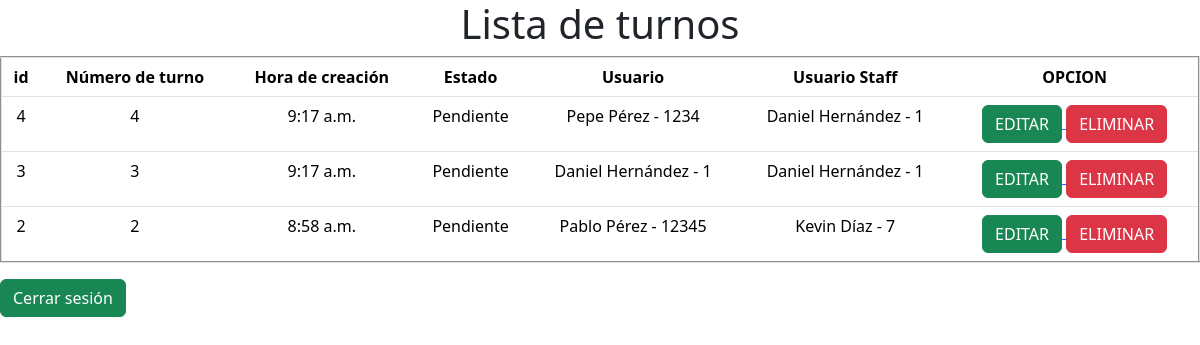
Page /turnos_pendientes/ (signed in) on the committed database.
### apps/turno/models.py (models this page shows, shortened)
class Turno(models.Model):
    id = models.AutoField(primary_key=True)
    numero_turno = models.IntegerField(unique=True)
    hora_creacion = models.TimeField(auto_now_add=True, auto_now=False)
    estado = models.ForeignKey(EstadoTurno, on_delete=models.CASCADE, null=False, blank=True)
    usuario = models.ForeignKey(User, on_delete=models.CASCADE, related_name='usuario', null=False)
    usuario_staff = models.ForeignKey(User, on_delete=models.CASCADE, related_name='usuario_staff', null=False, blank=True)
    class Meta:
        verbose_name = 'turno'
        verbose_name_plural = 'turnos'

class EstadoTurno(models.Model):
    nombre = models.CharField(max_length=20, blank=False, null=False, unique=True)
    def __str__(self):
        return self.nombre
    class Meta:
        verbose_name = 'estado_turno'
        verbose_name_plural = 'estados_turno'

### apps/usuario/models.py (models this page shows)
class User(AbstractUser):
    identificacion = models.IntegerField('Número de identificación', primary_key=True)
    nombres = models.CharField('Nombres', max_length=50, blank=True, null=True)
    apellidos = models.CharField('Apellidos', max_length=50, blank=True, null=True)
    celular = models.CharField('Número de celular', max_length=15, blank=True, null=True)
    foto = models.ImageField('Foto', upload_to='fotos', blank=True, null=True)
    REQUIRED_FIELDS = ['nombres', 'apellidos']
    class Meta:
        verbose_name = 'usuario'
        verbose_name_plural = verbose_name
    def __str__(self):
        return f'{self.nombres} {self.apellidos} - {self.identificacion}'

### apps/turno/views.py (the view)
# urls.py: path('turnos_pendientes/', TurnosPendientesView.as_view(), name='turnos_pendientes'),
class TurnosPendientesView(ListView):
    model = Turno
    template_name='turnos.html'
    def get_queryset(self):
        estado_pendiente = EstadoTurno.objects.get(nombre='Pendiente')
        turnos_pendientes = self.model.objects.filter(estado=estado_pendiente)
        turnos_pendientes_ordenados = turnos_pendientes.order_by('-hora_creacion')
        ultimos_turnos_pendientes = turnos_pendientes_ordenados[:5]
        return ultimos_turnos_pendientes

### templates/turnos.html (shortened to what this page needs)
{% load bootstrap5 %}
{% bootstrap_css %}
<!DOCTYPE html>
<html lang="en">
<head>
</head>
<body>
    {% block body %}
    <h1 class="text-center">
    </h1>
    <table border="2" class="table">
        <thead class="text-center">
            <tr class="text-center">
                <th>id</th>
                <th>Número de turno</th>
                <th>Hora de creación</th>
                <th>Estado</th>
                <th>Usuario</th>
                <th>Usuario Staff</th>
                {% if request.user.is_staff %}
                    <th>OPCION</th>
                {% endif %}
            </tr>
        </thead>
        <tbody class="text-center">
            {% for turno in object_list %}
            <tr>
                <td>{{ turno.id }}</td>
                <td>{{ turno.numero_turno }}</td>
                <td>{{ turno.hora_creacion }}</td>
                <td>{{ turno.estado }}</td>
                <td>{{ turno.usuario }}</td>
                <td>{{ turno.usuario_staff }}</td>
                {% if request.user.is_staff %}
                    <td><a href="{% url 'editar_turno' turno.id %}" class="">
                        <button class="btn btn-success">EDITAR</button>
                    </a>
                    <a href="{% url 'eliminar_turno' turno.id %}" class="">
                        <button class="btn btn-danger">ELIMINAR</button>
                    </a></td>
                {% endif %}
            </tr>
            {% endfor %}
        </tbody>
    </table>
    {% endblock body %}
    {% if request.user.is_authenticated %}
        <td><a href="{% url 'logout' %}" class="">
            <button class="btn btn-success">Cerrar sesión</button>
        </a>
    {% endif %}
</body>
</html>

### rows in the picture
Turno: id "4", numero_turno "4", hora_creacion "9:17 a.m.", estado "Pendiente", usuario "Pepe Pérez - 1234", usuario_staff "Daniel Hernández - 1"
Turno: id "3", numero_turno "3", hora_creacion "9:17 a.m.", estado "Pendiente", usuario "Daniel Hernández - 1", usuario_staff "Daniel Hernández - 1"
Turno: id "2", numero_turno "2", hora_creacion "8:58 a.m.", estado "Pendiente", usuario "Pablo Pérez - 12345", usuario_staff "Kevin Díaz - 7"
